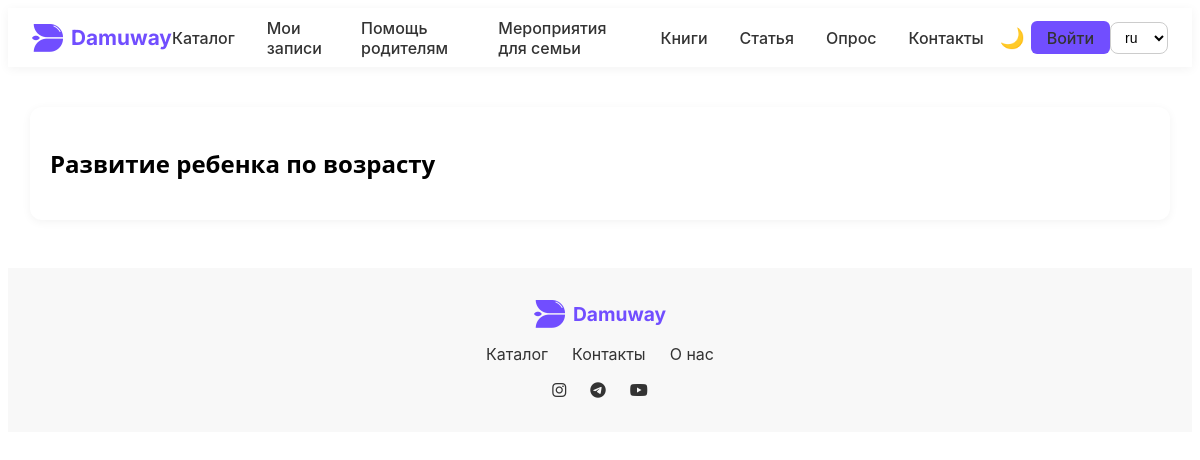
/ru/development/, run on an earlier commit of the app's database.
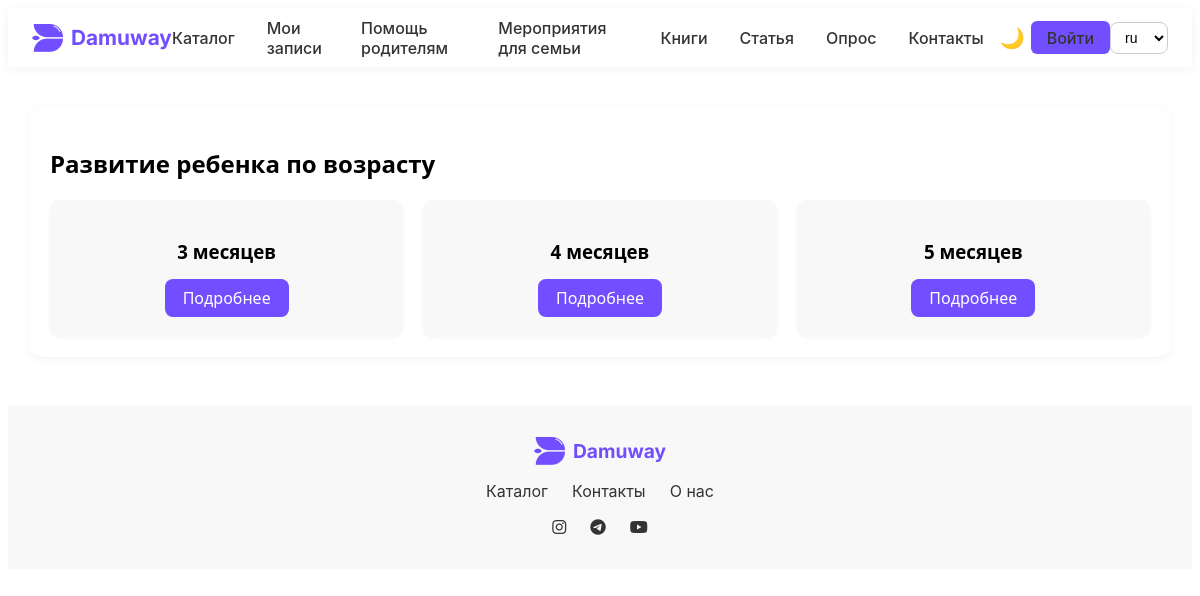
And on a later commit of the database.
### apps/childDevelopment/models.py (models this page shows, shortened)
class ChildDevelopment(models.Model):
    AGE_CHOICES = [(i, f"{i} месяцев") for i in range(1, 73)]
    age = models.IntegerField(choices=AGE_CHOICES, unique=True, verbose_name="Возраст (месяцев)")
    physical = models.TextField(verbose_name="Физическое развитие")
    speech = models.TextField(verbose_name="Речевое развитие")
    emotional = models.TextField(verbose_name="Эмоциональное развитие")
    social = models.TextField(verbose_name="Социальное развитие")
    recommendations = models.TextField(verbose_name="Рекомендации родителям")
    image = models.URLField(blank=True, null=True, verbose_name="Изображение (ссылка)")
    source = models.URLField(blank=True, null=True, verbose_name="Источник информации")
    class Meta:
        verbose_name = "Этап развития"
        verbose_name_plural = "Развитие ребенка по возрасту"
        ordering = ["age"]

### apps/childDevelopment/views.py (the view)
# urls.py: path('', views.development_list, name='development_list'),
def development_list(request):
    developments = ChildDevelopment.objects.all()
    return render(request, 'child/development_list.html', {'developments': developments})

### templates/child/development_list.html (shortened to what this page needs)
{% extends 'base.html' %}
{% load static %}
{% block extra_css %}
<link rel="stylesheet" href="{% static 'css/child/development.css' %}">
{% endblock %}
{% block content %}
<div class="dev-wrapper">
  <h2>Развитие ребенка по возрасту</h2>
  <div class="dev-grid">
    {% for dev in developments %}
      <div class="dev-card">
        <h3>{{ dev.age }} месяцев</h3>
        <a href="{% url 'development_detail' dev.age %}" class="dev-btn">Подробнее</a>
      </div>
    {% endfor %}
  </div>
</div>
{% endblock %}

What changed in the data, as far as the page shows it:
added ChildDevelopment: age "3"
added ChildDevelopment: age "4"
added ChildDevelopment: age "5"
